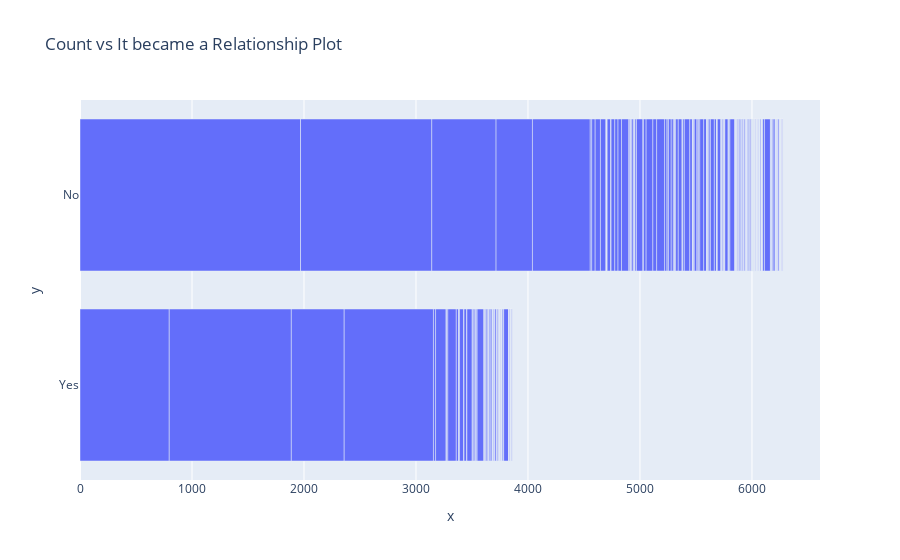

Notebook source saved alongside this figure:
### Markdown cell above
# Bivariate Analysis

### Code cell
fig = px.bar(x=data['Count'], y=data['It became a Relationship'],title = 'Count vs It became a Relationship Plot')
fig.show()

### Figure 1 — Plotly figure (JSON) as saved in the notebook; plotly's stock layout.template omitted (floating-point values rounded to 4 significant figures; data arrays with more than 128 entries replaced by an {"elided": "..."} marker saying what was removed)
{"data": [{"alignmentgroup": "True", "hovertemplate": "x=%{x}<br>y=%{y}<extra></extra>", "legendgroup": "", "marker": {"color": "#636efa"}, "name": "", "offsetgroup": "", "orientation": "h", "showlegend": false, "textposition": "auto", "type": "bar", "x": {"elided": "453 int values"}, "xaxis": "x", "y": {"elided": "453 str values"}, "yaxis": "y"}], "layout": {"barmode": "relative", "legend": {"tracegroupgap": 0}, "title": {"text": "Count vs It became a Relationship Plot"}, "xaxis": {"anchor": "y", "domain": [0, 1], "title": {"text": "x"}}, "yaxis": {"anchor": "x", "domain": [0, 1], "title": {"text": "y"}}}}
